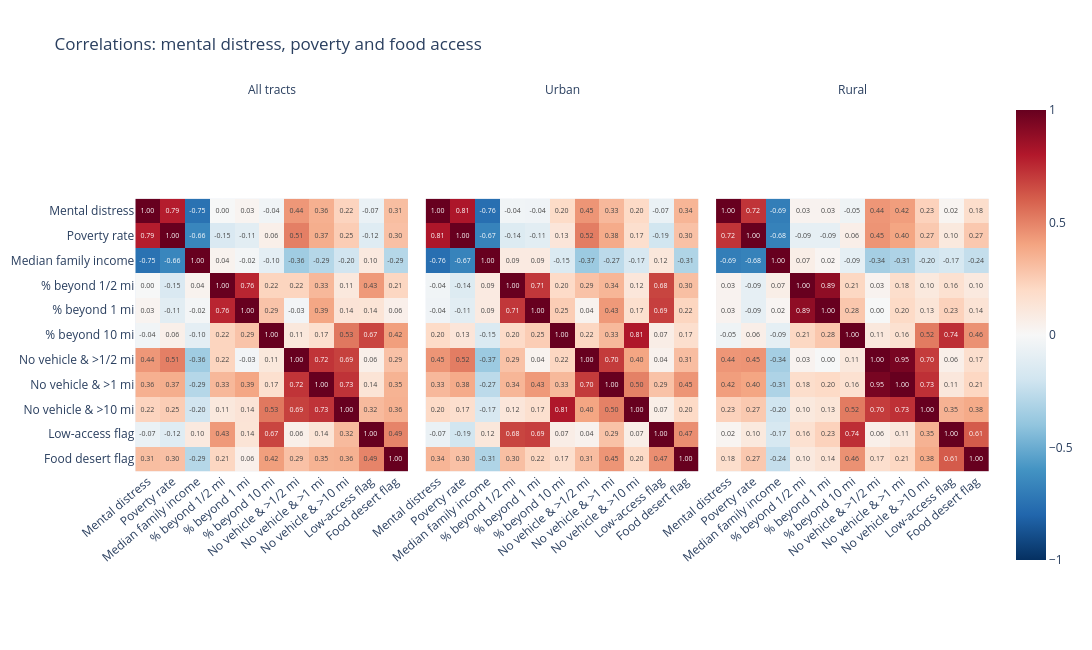

Here is the notebook cell this chart was saved with:
### Markdown cell above
## Correlation matrix

Pairwise Pearson correlations between the outcome, the poverty/income controls and the food access measures,
computed separately for urban and rural tracts. Each pair uses the tracts where both columns are present.

### Code cell
import numpy as np

labels = {
    "Data_Value": "Mental distress",
    "PovertyRate": "Poverty rate",
    "MedianFamilyIncome": "Median family income",
    "lapophalfshare": "% beyond 1/2 mi",
    "lapop1share": "% beyond 1 mi",
    "lapop10share": "% beyond 10 mi",
    "lahunvhalfshare": "No vehicle & >1/2 mi",
    "lahunv1share": "No vehicle & >1 mi",
    "lahunv10share": "No vehicle & >10 mi",
    "LA1and10": "Low-access flag",
    "LILATracts_1And10": "Food desert flag",
}
groups = {
    "All tracts": tracts,
    "Urban": tracts[tracts["Area"] == "Urban"],
    "Rural": tracts[tracts["Area"] == "Rural"],
}

# One correlation matrix per group, stacked so plotly can draw them side by side
corrs = [g[list(labels)].corr() for g in groups.values()]

fig = px.imshow(np.stack(corrs), facet_col=0, x=list(labels.values()), y=list(labels.values()),
                text_auto=".2f", color_continuous_scale="RdBu_r", zmin=-1, zmax=1,
                width=1900, height=650,
                title="Correlations: mental distress, poverty and food access")
for i, name in enumerate(groups):                              # facet titles: "All tracts", "Urban", "Rural"
    fig.layout.annotations[i].text = name
fig.update_xaxes(tickangle=-40)
fig.show()

### Figure 1 — Plotly figure (JSON) as saved in the notebook; plotly's stock layout.template omitted (floating-point values rounded to 4 significant figures)
{"data": [{"coloraxis": "coloraxis", "hovertemplate": "x: %{x}<br>y: %{y}<br>color: %{z}<extra></extra>", "name": "0", "texttemplate": "%{z:.2f}", "type": "heatmap", "x": ["Mental distress", "Poverty rate", "Median family income", "% beyond 1/2 mi", "% beyond 1 mi", "% beyond 10 mi", "No vehicle & >1/2 mi", "No vehicle & >1 mi", "No vehicle & >10 mi", "Low-access flag", "Food desert flag"], "xaxis": "x", "y": ["Mental distress", "Poverty rate", "Median family income", "% beyond 1/2 mi", "% beyond 1 mi", "% beyond 10 mi", "No vehicle & >1/2 mi", "No vehicle & >1 mi", "No vehicle & >10 mi", "Low-access flag", "Food desert flag"], "yaxis": "y", "z": [[1.0, 0.7886, -0.7484, -0.004521, 0.02715, -0.03886, 0.4394, 0.3585, 0.2241, -0.06581, 0.3092], [0.7886, 1.0, -0.6559, -0.1537, -0.1103, 0.0586, 0.5096, 0.3683, 0.2513, -0.1242, 0.2982], [-0.7484, -0.6559, 1.0, 0.03811, -0.02161, -0.09932, -0.356, -0.2901, -0.1952, 0.09877, -0.2877], [-0.004521, -0.1537, 0.03811, 1.0, 0.7631, 0.2232, 0.2229, 0.3312, 0.1082, 0.4335, 0.2133], [0.02715, -0.1103, -0.02161, 0.7631, 1.0, 0.2884, -0.02884, 0.3916, 0.1393, 0.139, 0.05596], [-0.03886, 0.0586, -0.09932, 0.2232, 0.2884, 1.0, 0.1106, 0.167, 0.5307, 0.675, 0.4174], [0.4394, 0.5096, -0.356, 0.2229, -0.02884, 0.1106, 1.0, 0.7236, 0.6872, 0.0591, 0.2947], [0.3585, 0.3683, -0.2901, 0.3312, 0.3916, 0.167, 0.7236, 1.0, 0.726, 0.1384, 0.3497], [0.2241, 0.2513, -0.1952, 0.1082, 0.1393, 0.5307, 0.6872, 0.726, 1.0, 0.3229, 0.3573], [-0.06581, -0.1242, 0.09877, 0.4335, 0.139, 0.675, 0.0591, 0.1384, 0.3229, 1.0, 0.4948], [0.3092, 0.2982, -0.2877, 0.2133, 0.05596, 0.4174, 0.2947, 0.3497, 0.3573, 0.4948, 1.0]]}, {"coloraxis": "coloraxis", "hovertemplate": "x: %{x}<br>y: %{y}<br>color: %{z}<extra></extra>", "name": "1", "texttemplate": "%{z:.2f}", "type": "heatmap", "x": ["Mental distress", "Poverty rate", "Median family income", "% beyond 1/2 mi", "% beyond 1 mi", "% beyond 10 mi", "No vehicle & >1/2 mi", "No vehicle & >1 mi", "No vehicle & >10 mi", "Low-access flag", "Food desert flag"], "xaxis": "x2", "y": ["Mental distress", "Poverty rate", "Median family income", "% beyond 1/2 mi", "% beyond 1 mi", "% beyond 10 mi", "No vehicle & >1/2 mi", "No vehicle & >1 mi", "No vehicle & >10 mi", "Low-access flag", "Food desert flag"], "yaxis": "y2", "z": [[1.0, 0.8129, -0.7589, -0.03658, -0.03958, 0.1952, 0.4461, 0.3282, 0.1992, -0.06976, 0.3419], [0.8129, 1.0, -0.671, -0.1368, -0.1104, 0.1265, 0.5156, 0.3771, 0.1716, -0.1931, 0.2964], [-0.7589, -0.671, 1.0, 0.09121, 0.09304, -0.1452, -0.3682, -0.2674, -0.1653, 0.1164, -0.3083], [-0.03658, -0.1368, 0.09121, 1.0, 0.7142, 0.1966, 0.2931, 0.3382, 0.1194, 0.6753, 0.3036], [-0.03958, -0.1104, 0.09304, 0.7142, 1.0, 0.2521, 0.03833, 0.4341, 0.1666, 0.6909, 0.22], [0.1952, 0.1265, -0.1452, 0.1966, 0.2521, 1.0, 0.2156, 0.3277, 0.8091, 0.07059, 0.1728], [0.4461, 0.5156, -0.3682, 0.2931, 0.03833, 0.2156, 1.0, 0.7037, 0.3973, 0.04281, 0.3101], [0.3282, 0.3771, -0.2674, 0.3382, 0.4341, 0.3277, 0.7037, 1.0, 0.5039, 0.293, 0.4455], [0.1992, 0.1716, -0.1653, 0.1194, 0.1666, 0.8091, 0.3973, 0.5039, 1.0, 0.06572, 0.1988], [-0.06976, -0.1931, 0.1164, 0.6753, 0.6909, 0.07059, 0.04281, 0.293, 0.06572, 1.0, 0.466], [0.3419, 0.2964, -0.3083, 0.3036, 0.22, 0.1728, 0.3101, 0.4455, 0.1988, 0.466, 1.0]]}, {"coloraxis": "coloraxis", "hovertemplate": "x: %{x}<br>y: %{y}<br>color: %{z}<extra></extra>", "name": "2", "texttemplate": "%{z:.2f}", "type": "heatmap", "x": ["Mental distress", "Poverty rate", "Median family income", "% beyond 1/2 mi", "% beyond 1 mi", "% beyond 10 mi", "No vehicle & >1/2 mi", "No vehicle & >1 mi", "No vehicle & >10 mi", "Low-access flag", "Food desert flag"], "xaxis": "x3", "y": ["Mental distress", "Poverty rate", "Median family income", "% beyond 1/2 mi", "% beyond 1 mi", "% beyond 10 mi", "No vehicle & >1/2 mi", "No vehicle & >1 mi", "No vehicle & >10 mi", "Low-access flag", "Food desert flag"], "yaxis": "y3", "z": [[1.0, 0.7228, -0.6935, 0.03297, 0.03258, -0.04632, 0.443, 0.4201, 0.2316, 0.02489, 0.1772], [0.7228, 1.0, -0.6761, -0.08895, -0.08778, 0.06114, 0.4489, 0.396, 0.2674, 0.1028, 0.2692], [-0.6935, -0.6761, 1.0, 0.06725, 0.02244, -0.09405, -0.3408, -0.3105, -0.1987, -0.1663, -0.2411], [0.03297, -0.08895, 0.06725, 1.0, 0.8923, 0.2129, 0.03272, 0.1784, 0.103, 0.16, 0.09921], [0.03258, -0.08778, 0.02244, 0.8923, 1.0, 0.2757, -0.004977, 0.1981, 0.1319, 0.2329, 0.1435], [-0.04632, 0.06114, -0.09405, 0.2129, 0.2757, 1.0, 0.1086, 0.1583, 0.5227, 0.7388, 0.4574], [0.443, 0.4489, -0.3408, 0.03272, -0.004977, 0.1086, 1.0, 0.9547, 0.6989, 0.05672, 0.1694], [0.4201, 0.396, -0.3105, 0.1784, 0.1981, 0.1583, 0.9547, 1.0, 0.7329, 0.114, 0.2109], [0.2316, 0.2674, -0.1987, 0.103, 0.1319, 0.5227, 0.6989, 0.7329, 1.0, 0.3511, 0.3783], [0.02489, 0.1028, -0.1663, 0.16, 0.2329, 0.7388, 0.05672, 0.114, 0.3511, 1.0, 0.6132], [0.1772, 0.2692, -0.2411, 0.09921, 0.1435, 0.4574, 0.1694, 0.2109, 0.3783, 0.6132, 1.0]]}], "layout": {"annotations": [{"font": {}, "showarrow": false, "text": "All tracts", "x": 0.16, "xanchor": "center", "xref": "paper", "y": 1, "yanchor": "bottom", "yref": "paper"}, {"font": {}, "showarrow": false, "text": "Urban", "x": 0.5, "xanchor": "center", "xref": "paper", "y": 1, "yanchor": "bottom", "yref": "paper"}, {"font": {}, "showarrow": false, "text": "Rural", "x": 0.84, "xanchor": "center", "xref": "paper", "y": 1, "yanchor": "bottom", "yref": "paper"}], "coloraxis": {"autocolorscale": false, "cmax": 1, "cmin": -1, "colorscale": [[0, "rgb(5,48,97)"], [0.1, "rgb(33,102,172)"], [0.2, "rgb(67,147,195)"], [0.3, "rgb(146,197,222)"], [0.4, "rgb(209,229,240)"], [0.5, "rgb(247,247,247)"], [0.6, "rgb(253,219,199)"], [0.7, "rgb(244,165,130)"], [0.8, "rgb(214,96,77)"], [0.9, "rgb(178,24,43)"], [1, "rgb(103,0,31)"]]}, "height": 650, "title": {"text": "Correlations: mental distress, poverty and food access"}, "width": 1900, "xaxis": {"anchor": "y", "constrain": "domain", "domain": [0, 0.32], "scaleanchor": "y", "tickangle": -40}, "xaxis2": {"anchor": "y2", "domain": [0.34, 0.66], "matches": "x", "tickangle": -40}, "xaxis3": {"anchor": "y3", "domain": [0.68, 1.0], "matches": "x", "tickangle": -40}, "yaxis": {"anchor": "x", "autorange": "reversed", "constrain": "domain", "domain": [0, 1]}, "yaxis2": {"anchor": "x2", "domain": [0, 1], "matches": "y", "showticklabels": false}, "yaxis3": {"anchor": "x3", "domain": [0, 1], "matches": "y", "showticklabels": false}}}
